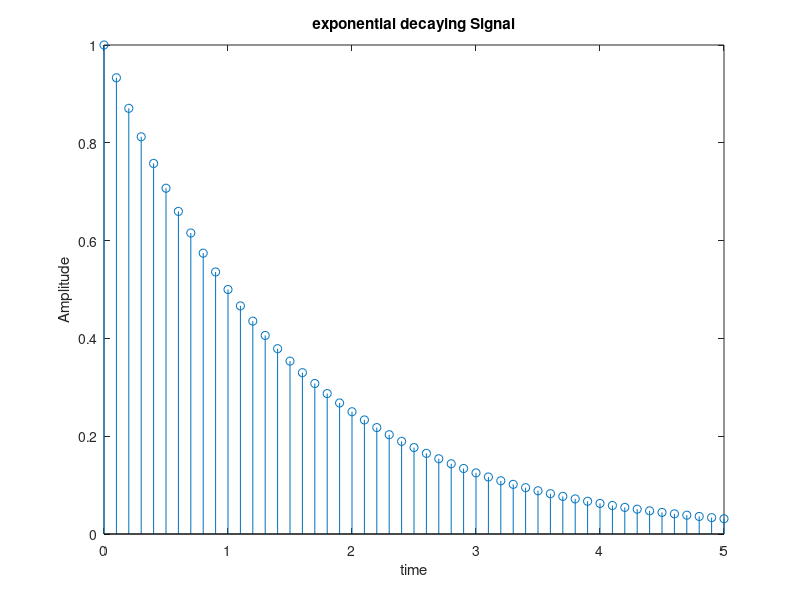

MATLAB code for this plot:
clc;
clear all;
N = input('Number of Samples');
a = 0.5
n = 0:0.1:N;
x = a.^n;
stem(n,x);
xlabel('time');
ylabel('Amplitude');
title('exponential decaying Signal')
